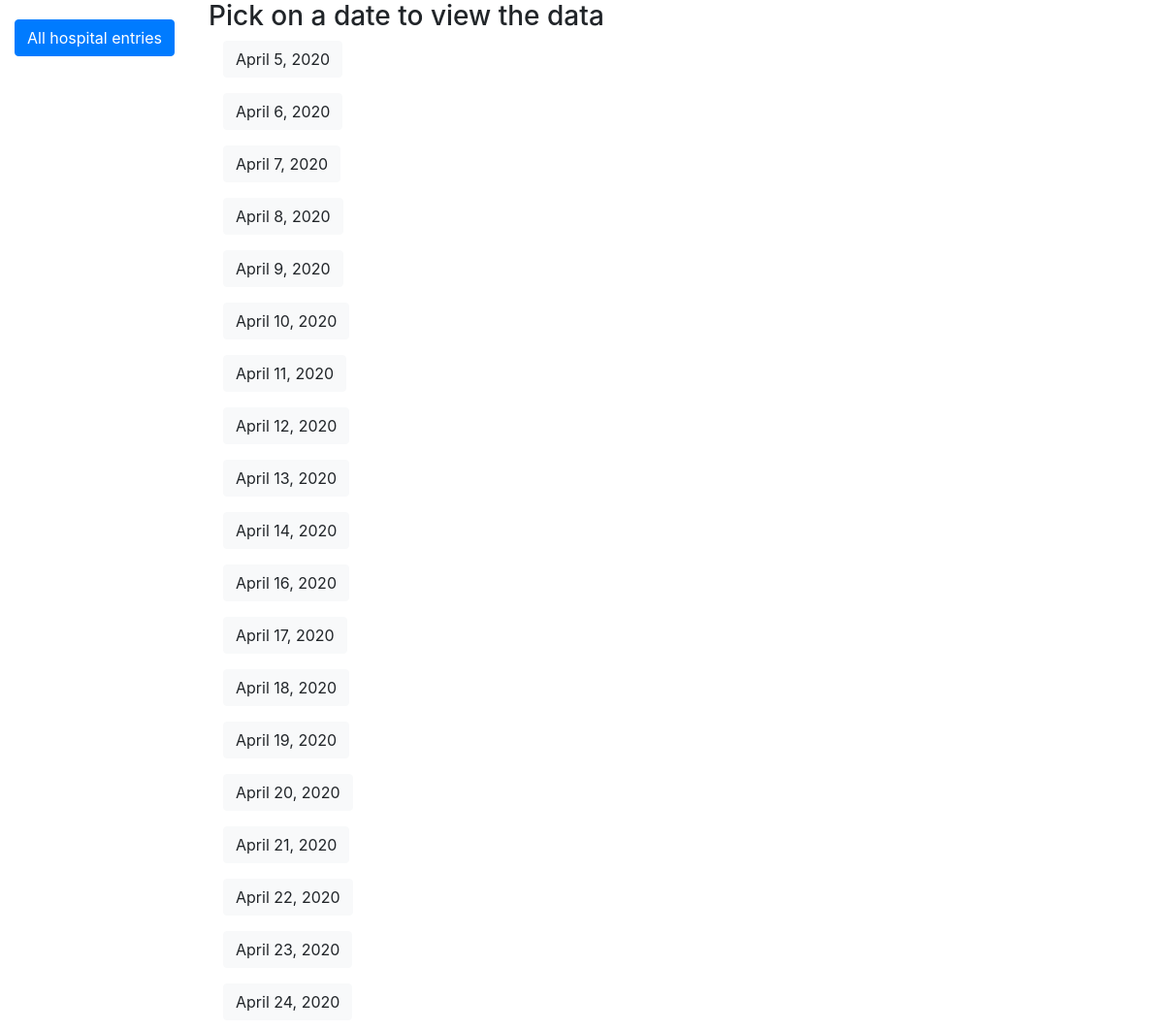
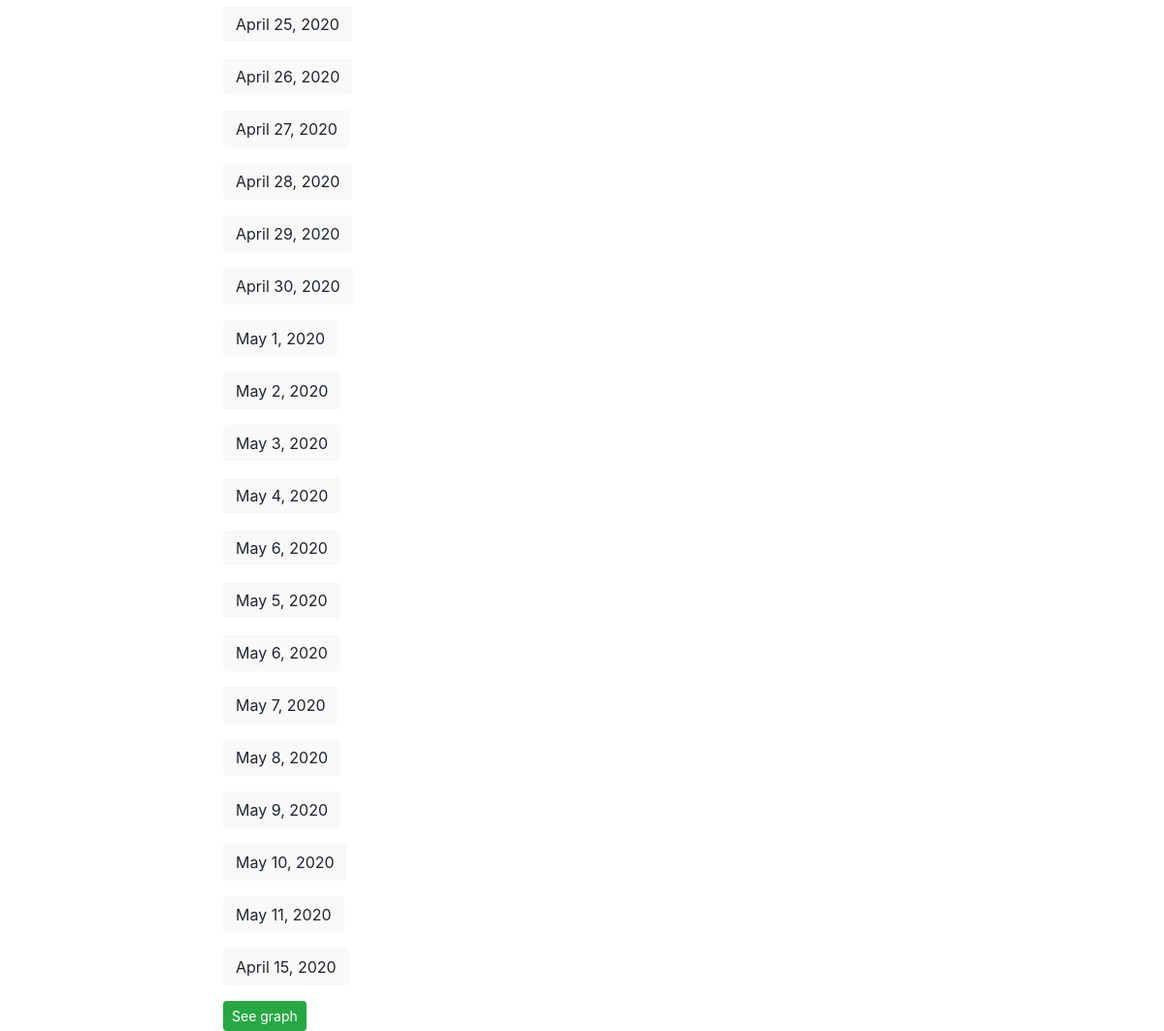
Page /covidapp/hospitals/ on the committed database (2 pictures, top to bottom).
### covidapp/models.py (models this page shows, shortened)
class Hospital(models.Model):
    date_time 			=    	models.DateField()
    hospital_currently 	= 		models.IntegerField(blank=True, null=True)
    icucurrently		= 		models.IntegerField(blank=True, null=True)
    hospital_increase 	= 		models.IntegerField(blank=True, null=True)
    dead_daily			= 		models.IntegerField(blank=True, null=True)
    tested_today		=		models.IntegerField(blank=True, null=True)

### covidapp/views.py (the view)
# urls.py: path('hospitals/', views.hospital_list_view, name='hospital-list'),
def hospital_list_view(request):
	queryset = Hospital.objects.all() #list of objects
	num_hospital = Hospital.objects.all().count()
	context = {
		"object_list": queryset,
		"num_hospital": num_hospital,
	}
	return render(request, "covidapp/hospital_list.html", context)

### covidapp/templates/covidapp/hospital_list.html (shortened to what this page needs)
{% extends 'base.html' %}
{% block content %}
<h3> Pick on a date to view the data </h3>
<div class="container">
      {% for instance in object_list %}
      <p><a class="btn btn-light" href='/covidapp/{{ instance.id }}'>{{ instance.date_time }}</a></p>
      {% endfor %}
      <a href="/covidapp/hospitals" class="btn btn-success btn-sm"> See graph</a>
      {% endblock %}

### rows in the picture
Hospital: date_time "April 5, 2020"
Hospital: date_time "April 6, 2020"
Hospital: date_time "April 7, 2020"
Hospital: date_time "April 8, 2020"
Hospital: date_time "April 9, 2020"
Hospital: date_time "April 10, 2020"
Hospital: date_time "April 11, 2020"
Hospital: date_time "April 12, 2020"
Hospital: date_time "April 13, 2020"
Hospital: date_time "April 14, 2020"
Hospital: date_time "April 16, 2020"
Hospital: date_time "April 17, 2020"
Hospital: date_time "April 18, 2020"
Hospital: date_time "April 19, 2020"
Hospital: date_time "April 20, 2020"
Hospital: date_time "April 21, 2020"
Hospital: date_time "April 22, 2020"
Hospital: date_time "April 23, 2020"
Hospital: date_time "April 24, 2020"
Hospital: date_time "April 25, 2020"
Hospital: date_time "April 26, 2020"
Hospital: date_time "April 27, 2020"
Hospital: date_time "April 28, 2020"
Hospital: date_time "April 29, 2020"
Hospital: date_time "April 30, 2020"
Hospital: date_time "May 1, 2020"
Hospital: date_time "May 2, 2020"
Hospital: date_time "May 3, 2020"
Hospital: date_time "May 4, 2020"
Hospital: date_time "May 6, 2020"
Hospital: date_time "May 5, 2020"
Hospital: date_time "May 6, 2020"
Hospital: date_time "May 7, 2020"
Hospital: date_time "May 8, 2020"
Hospital: date_time "May 9, 2020"
Hospital: date_time "May 10, 2020"
Hospital: date_time "May 11, 2020"
Hospital: date_time "April 15, 2020"
